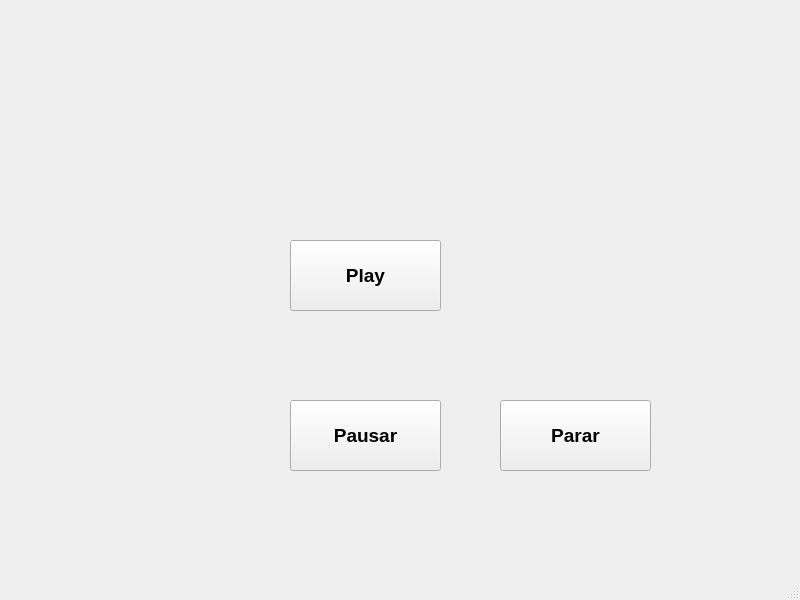
<?xml version="1.0" encoding="UTF-8"?>
<ui version="4.0">
 <class>MainWindow</class>
 <widget class="QMainWindow" name="MainWindow">
  <property name="geometry">
   <rect>
    <x>0</x>
    <y>0</y>
    <width>800</width>
    <height>600</height>
   </rect>
  </property>
  <property name="windowTitle">
   <string>MainWindow</string>
  </property>
  <widget class="QWidget" name="centralwidget">
   <widget class="QPushButton" name="pushButton_Parar">
    <property name="geometry">
     <rect>
      <x>500</x>
      <y>400</y>
      <width>151</width>
      <height>71</height>
     </rect>
    </property>
    <property name="font">
     <font>
      <pointsize>14</pointsize>
      <weight>75</weight>
      <bold>true</bold>
     </font>
    </property>
    <property name="text">
     <string>Parar</string>
    </property>
   </widget>
   <widget class="QPushButton" name="pushButton_Tocar">
    <property name="geometry">
     <rect>
      <x>290</x>
      <y>240</y>
      <width>151</width>
      <height>71</height>
     </rect>
    </property>
    <property name="font">
     <font>
      <pointsize>14</pointsize>
      <weight>75</weight>
      <bold>true</bold>
     </font>
    </property>
    <property name="text">
     <string>Play</string>
    </property>
   </widget>
   <widget class="QPushButton" name="pushButton_Pausar">
    <property name="geometry">
     <rect>
      <x>290</x>
      <y>400</y>
      <width>151</width>
      <height>71</height>
     </rect>
    </property>
    <property name="font">
     <font>
      <pointsize>14</pointsize>
      <weight>75</weight>
      <bold>true</bold>
     </font>
    </property>
    <property name="text">
     <string>Pausar</string>
    </property>
   </widget>
  </widget>
  <widget class="QMenuBar" name="menubar">
   <property name="geometry">
    <rect>
     <x>0</x>
     <y>0</y>
     <width>800</width>
     <height>21</height>
    </rect>
   </property>
  </widget>
  <widget class="QStatusBar" name="statusbar"/>
 </widget>
 <resources/>
 <connections/>
</ui>
